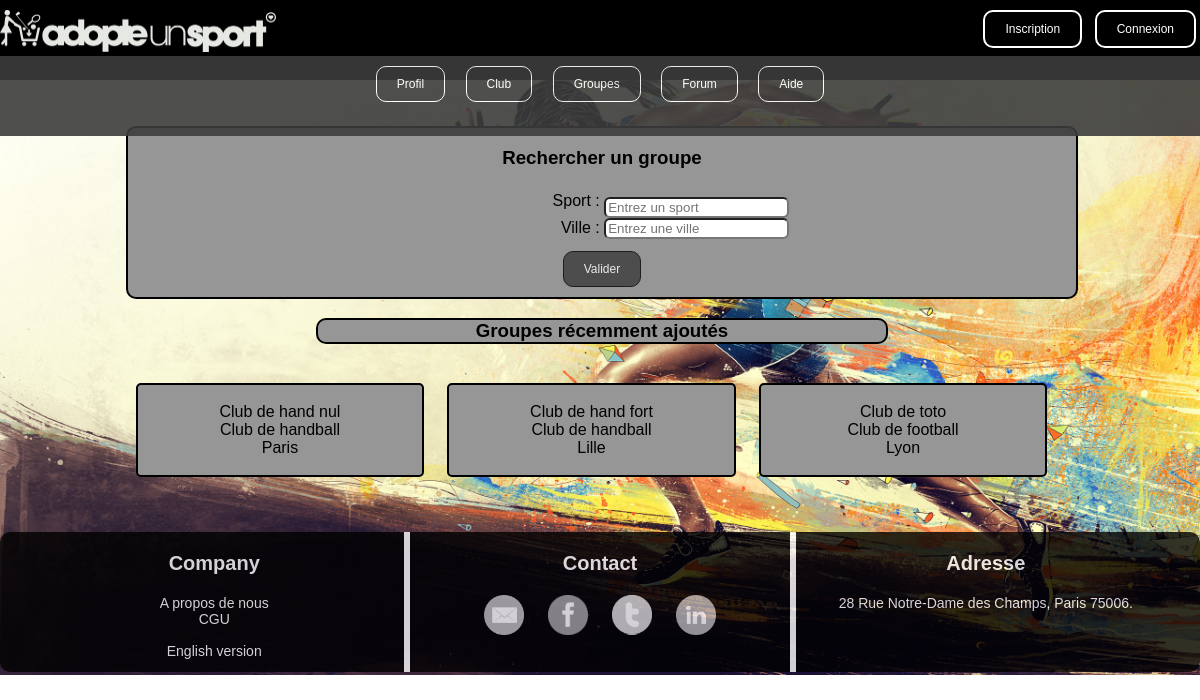
The app's page /groupes.php, older data.
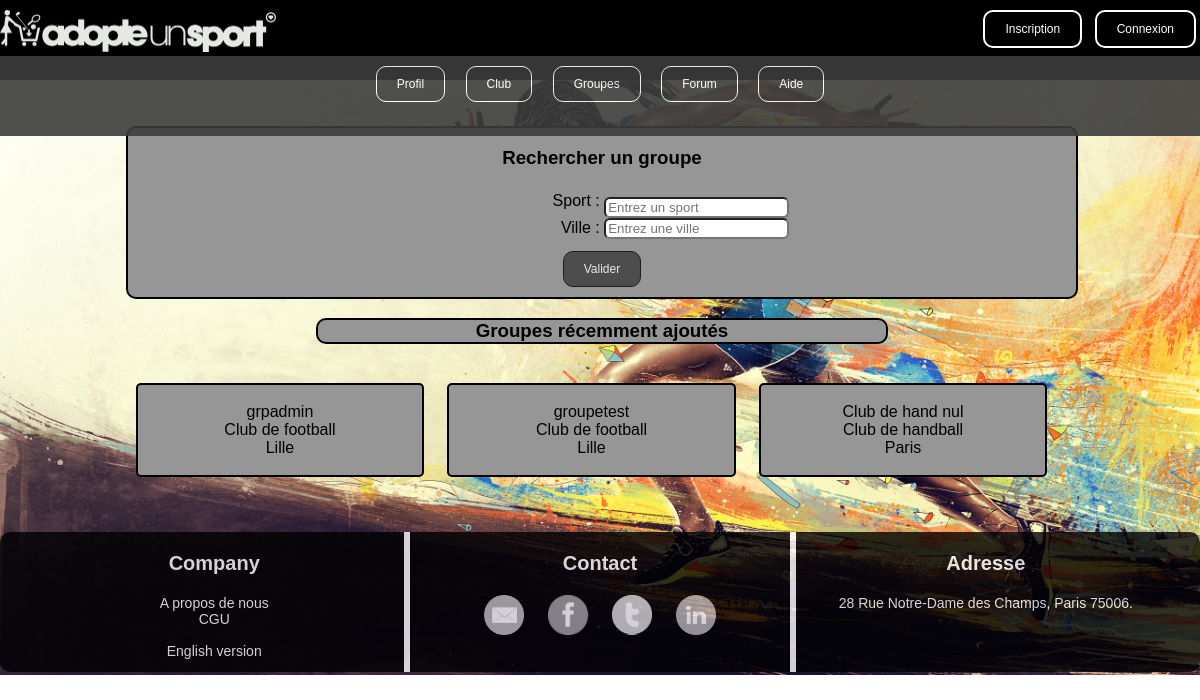
The same page, newer data.
### tables this page shows
CREATE TABLE IF NOT EXISTS `groupe` (
  `Id` int(11) NOT NULL AUTO_INCREMENT,
  `Titre` varchar(255) NOT NULL,
  `Descriptif` varchar(1000) NOT NULL,
  `Zone_geographique` varchar(255) NOT NULL,
  `Nb_max_personnes` int(11) NOT NULL,
  `Photo` varchar(255) NOT NULL,
  `Nom_sport` varchar(255) NOT NULL,
  `Pseudo_membre_createur` varchar(255) NOT NULL,
  `Date_creation` date NOT NULL,
  PRIMARY KEY (`Id`)
);

### groupes.php (the view, shortened to what the changed rows need)
<!DOCTYPE html>
<html>
	<head>
		<link href='assets/css/styleheaderfooter.css' rel='stylesheet' type='text/css' />
		<link href='assets/css/style.css' rel='stylesheet' type='text/css' />
	</head>
	<body>
		<div class="groupe">
    		<?php
    		if (isset($_SESSION['Pseudo'])) {
				?>
				<div class="groupeformulaire">
					<form action="groupes.php" method="post">
						<h3>Rechercher un groupe</h3>
			        	<div class="partie colonnegauche">
			        		Sport :<br/>
			        		Ville :
			        	</div>
			        	<div class="partie colonnedroite">
			        		<input type="text" name="sport" placeholder="Entrez un sport" value="<?php if (isset($_POST['sport'])) echo htmlentities(trim($_POST['sport'])); ?>"/><br />
			        		<input type="text" name="ville" placeholder="Entrez une ville" value="<?php if (isset($_POST['ville'])) echo htmlentities(trim($_POST['ville'])); ?>"/><br />
			        	</div>
					    <input type="submit" name="valider" value="Valider" id="valider">
			    	</form>
    			</div>
				<div class="formulairecreergroupe">
					<form action="groupes.php" method="post">
						<h3>Créer un groupe</h3>
			        	<div class="partie colonnegauche">
			        		Nom du groupe :<br/>
			        		Sport :<br/>
			        		Ville :<br/>
			        		Descriptif :<br/>
			        		Nb de membres :<br/>
			        		Photo :
			        	</div>
			        	<div class="partie colonnedroite">
			        		<input type="text" name="nomgroupe" placeholder="Entrez un nom" value="<?php if (isset($_POST['nomgroupe'])) echo htmlentities(trim($_POST['nomgroupe'])); ?>"/><br />
			        		<input type="text" name="choixsport" placeholder="Entrez un sport" value="<?php if (isset($_POST['choixsport'])) echo htmlentities(trim($_POST['choixsport'])); ?>"/><br />
			        		<input type="text" name="choixville" placeholder="Entrez une ville" value="<?php if (isset($_POST['choixville'])) echo htmlentities(trim($_POST['choixville'])); ?>"/><br />
			        		<input type="text" name="descriptif" placeholder="Entrez un descriptif" value="<?php if (isset($_POST['descriptif'])) echo htmlentities(trim($_POST['descriptif'])); ?>"/><br />
			        		<input type="text" name="nbmembres" placeholder="Entrez un nombre de membres" value="<?php if (isset($_POST['nbmembres'])) echo htmlentities(trim($_POST['nbmembres'])); ?>"/><br />
			        		<input type="text" name="photo" placeholder="Entrez une photo" value="<?php if (isset($_POST['photo'])) echo htmlentities(trim($_POST['photo'])); ?>"/><br />
			        	</div>
					        <input type="submit" name="creer" value="Créer" id="creer">
			    	</form>
    			</div>
			<?php
			}
			else if (!isset($_SESSION['Pseudo'])) {
				?>
				<div class="groupeformulaire2">
					<form action="groupes.php" method="post">
			    	</form>
    			</div>
    		<?php
    		}
			?>
			<?php
			if (isset($_POST['valider']) && $_POST['valider'] == 'Valider') {
				try
					{
						$base = new PDO('mysql:host=localhost;dbname=app_info;charset=utf8', 'root', '');
					}
					catch(Exception $e)
					{
	        			die('Erreur : '.$e->getMessage());
					}
				if ( (isset($_POST['ville']) && !empty($_POST['ville'])) && (isset($_POST['sport']) && empty($_POST['sport'])) ) {
					$reponse = $base->query('SELECT Titre, Descriptif, Zone_geographique FROM groupe WHERE Zone_geographique="'.$_POST['ville'].'"');
					while ($donnees = $reponse->fetch())
					{ ?>
						<div class="groupestrouves">
						<br/><a href="pagemutablegroupe.php?Titregroupe=<?php echo $donnees['Titre']; ?>"><?php echo $donnees['Titre'] . '<br/>'; ?></a>
						<?php
						echo $donnees['Descriptif'] . '<br/>';
						echo $donnees['Zone_geographique']. '<br/>' . '<br/>';
						?>
						</div>
					<?php
					}
					$reponse->closeCursor();
				}
				else if ( (isset($_POST['sport']) && !empty($_POST['sport'])) && (isset($_POST['ville']) && empty($_POST['ville'])) ) {
					$reponse = $base->query('SELECT Titre, Descriptif, Zone_geographique FROM groupe WHERE Nom_sport="'.$_POST['sport'].'"');
					while ($donnees = $reponse->fetch())
					{ ?>
						<div class="groupestrouves">
						<br/><a href="pagemutablegroupe.php?Titregroupe=<?php echo $donnees['Titre']; ?>"><?php echo $donnees['Titre'] . '<br/>'; ?></a>
						<?php
						echo $donnees['Descriptif'] . '<br/>';
						echo $donnees['Zone_geographique']. '<br/>' . '<br/>';
						?>
						</div>
					<?php
					}
					$reponse->closeCursor();
				}
				else if ((isset($_POST['sport']) && !empty($_POST['sport'])) && (isset($_POST['ville']) && !empty($_POST['ville'])) ) {
					$reponse = $base->query('SELECT Titre, Descriptif, Zone_geographique FROM groupe WHERE Nom_sport="'.$_POST['sport'].'" AND Zone_geographique="'.$_POST['ville'].'"');
					while ($donnees = $reponse->fetch())
					{ ?>
						<div class="groupestrouves">
						<br/><a href="pagemutablegroupe.php?Titregroupe=<?php echo $donnees['Titre']; ?>"><?php echo $donnees['Titre'] . '<br/>'; ?></a>
						<?php
						echo $donnees['Descriptif'] . '<br/>';
						echo $donnees['Zone_geographique']. '<br/>' . '<br/>';
						?>
						</div>
					<?php
					}
					$reponse->closeCursor();
				}
			}
			else{
				try
					{
						$base = new PDO('mysql:host=localhost;dbname=app_info;charset=utf8', 'root', '');
					}
					catch(Exception $e)
					{
	        			die('Erreur : '.$e->getMessage());
					}
						if (isset($_SESSION['Pseudo'])) {
							?>
							<h3 class="grouperecent">Groupes récemment ajoutés dans votre ville</h3>
							<?php
							$reponse = $base->query('SELECT Titre, Descriptif, Zone_geographique FROM groupe WHERE Zone_geographique = "'.$_SESSION['Ville'].'" ORDER BY Id DESC LIMIT 0, 3');
							while ($donnees = $reponse->fetch())
							{ ?>
								<div class="groupestrouves">
								<br/><a href="pagemutablegroupe.php?Titregroupe=<?php echo $donnees['Titre']; ?>"><?php echo $donnees['Titre'] . '<br/>'; ?></a>
								<?php
								echo $donnees['Descriptif'] . '<br/>';
								echo $donnees['Zone_geographique']. '<br/>' . '<br/>';
								?>
								</div>
							<?php
							}
							$reponse->closeCursor();
						}
						else if (!isset($_SESSION['Pseudo'])) {
							?>
							<h3 class="grouperecent">Groupes récemment ajoutés</h3>
							<?php
							$reponse = $base->query('SELECT Titre, Descriptif, Zone_geographique FROM groupe ORDER BY Id DESC LIMIT 0, 3');
							while ($donnees = $reponse->fetch())
							{ ?>
								<div class="groupestrouves">
								<br/><a href="pagemutablegroupe.php?Titregroupe=<?php echo $donnees['Titre']; ?>"><?php echo $donnees['Titre'] . '<br/>'; ?></a>
								<?php
								echo $donnees['Descriptif'] . '<br/>';
								echo $donnees['Zone_geographique']. '<br/>'. '<br/>';
								?>
								</div>
							<?php
							}
						}
			}
			?>
		</div>
	</body>
</html>

Row changes from the older to the newer data that the page shows:
no longer on this page (row unchanged): groupe: Titre "Club de hand fort", Descriptif "Club de handball", Zone_geographique "Lille"
no longer on this page (row unchanged): groupe: Titre "Club de toto", Descriptif "Club de football", Zone_geographique "Lyon"
added groupe: Titre "grpadmin", Descriptif "Club de football", Zone_geographique "Lille"
added groupe: Titre "groupetest", Descriptif "Club de football", Zone_geographique "Lille"
